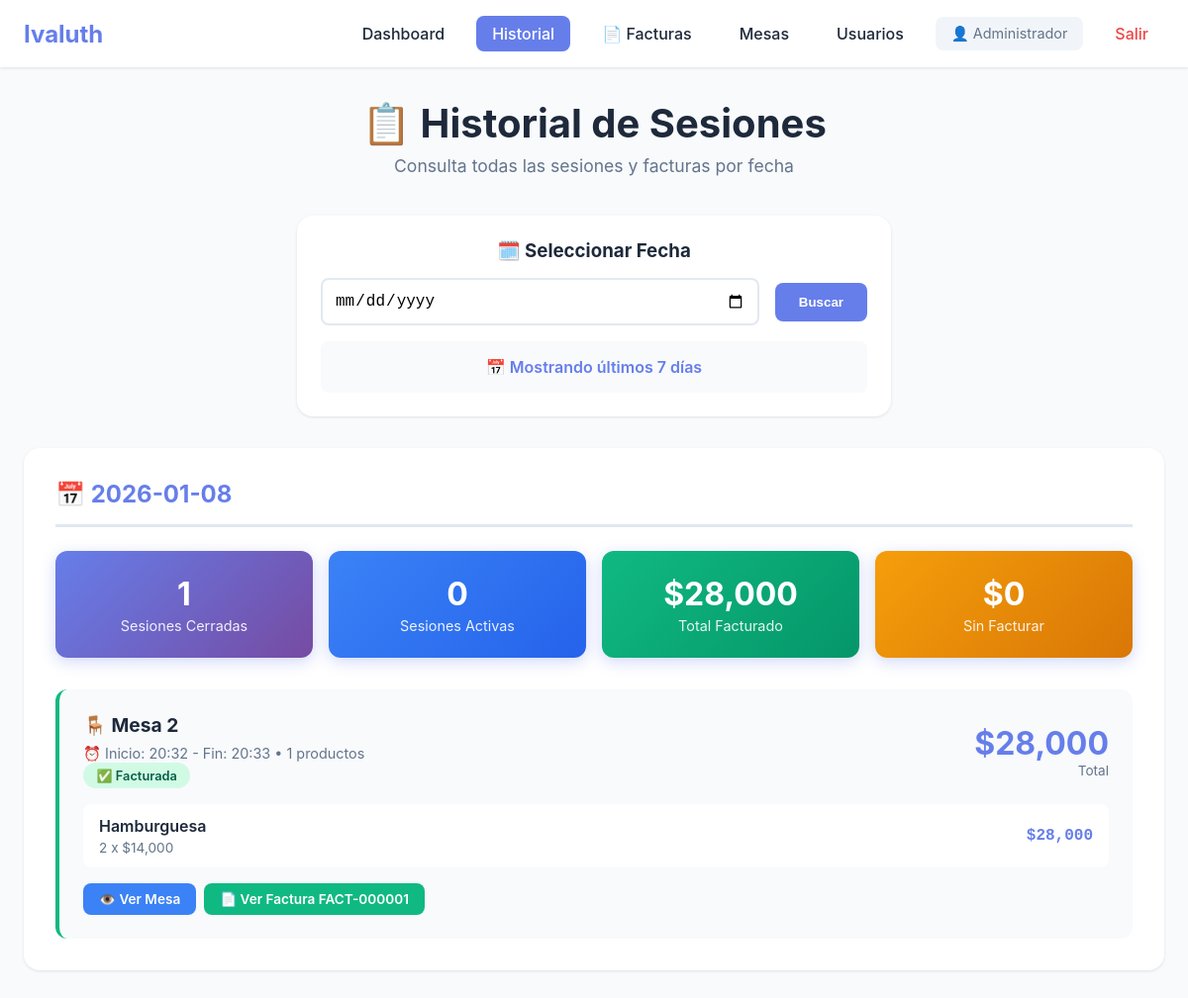
The page /historial (signed in) on the database its author committed.
### app.py (models this page shows, shortened)
class Usuario(UserMixin, db.Model):
    id = db.Column(db.Integer, primary_key=True)
    username = db.Column(db.String(80), unique=True, nullable=False)
    password_hash = db.Column(db.String(200), nullable=False)
    nombre = db.Column(db.String(100), nullable=False)
    rol = db.Column(db.String(20), default='mesero')  # mesero, cocina, admin

class Sesion(db.Model):
    id = db.Column(db.Integer, primary_key=True)
    mesa_id = db.Column(db.Integer, db.ForeignKey('mesa.id'), nullable=False)
    fecha_inicio = db.Column(db.DateTime, default=datetime.now)
    fecha_fin = db.Column(db.DateTime, nullable=True)
    total = db.Column(db.Float, default=0)  # NUEVO CAMPO para guardar el total
    activa = db.Column(db.Boolean, default=True)
    mesa = db.relationship('Mesa', backref='sesiones')
    pedidos = db.relationship('Pedido', backref='sesion', lazy='select')

class Mesa(db.Model):
    id = db.Column(db.Integer, primary_key=True)
    numero = db.Column(db.Integer, nullable=False, unique=True)
    capacidad = db.Column(db.Integer, default=4)
    activa = db.Column(db.Boolean, default=True)

class Pedido(db.Model):
    id = db.Column(db.Integer, primary_key=True)
    fecha = db.Column(db.DateTime, default=datetime.now)
    mesa_id = db.Column(db.Integer, db.ForeignKey('mesa.id'), nullable=False)
    sesion_id = db.Column(db.Integer, db.ForeignKey('sesion.id'), nullable=True)
    mesero_id = db.Column(db.Integer, db.ForeignKey('usuario.id'), nullable=False)
    producto = db.Column(db.String(200), nullable=False)
    cantidad = db.Column(db.Integer, default=1)
    precio_unitario = db.Column(db.Float, default=0)  # NUEVO CAMPO
    notas = db.Column(db.Text)
    estado = db.Column(db.String(20), default='pendiente')  # pendiente, preparando, listo, entregado
    pagado = db.Column(db.Boolean, default=False)
    estado_actualizado = db.Column(db.DateTime, default=datetime.now)
    mesa = db.relationship('Mesa', backref='pedidos')
    mesero = db.relationship('Usuario', backref='pedidos')

class Factura(db.Model):
    id = db.Column(db.Integer, primary_key=True)
    numero_consecutivo = db.Column(db.String(50), unique=True, nullable=False)
    sesion_id = db.Column(db.Integer, db.ForeignKey('sesion.id'), nullable=True)
    subtotal = db.Column(db.Float, default=0)
    iva = db.Column(db.Float, default=0)
    propina = db.Column(db.Float, default=0)
    total = db.Column(db.Float, default=0)
    metodo_pago = db.Column(db.String(50), default='efectivo')
    desglose_pago = db.Column(db.Text)
    cliente_nombre = db.Column(db.String(200))
    cliente_documento = db.Column(db.String(50))
    notas = db.Column(db.Text)
    estado_pago = db.Column(db.String(20), default='pagada')  # pagada, pendiente, vencida
    fecha_vencimiento = db.Column(db.Date, nullable=True)  # Cuándo debe pagar el cliente
    fecha_pago_real = db.Column(db.DateTime, nullable=True)  # Cuándo pagó realmente
    saldo_pendiente = db.Column(db.Float, default=0)  # Si pagó parcialmente
    fecha_emision = db.Column(db.DateTime, default=datetime.now)
    sesion = db.relationship('Sesion', backref='facturas')

### app.py (the view, shortened to what this page needs)
@app.route("/historial")
@login_required
def historial():
    fecha_param = request.args.get('fecha')
    fecha_seleccionada = None
    sesiones_por_dia = {}
    totales_por_dia = {}
    if not fecha_param:
        sesiones = Sesion.query.order_by(Sesion.fecha_inicio.desc()).limit(100).all()
        for sesion in sesiones:
            fecha_str = sesion.fecha_inicio.strftime('%Y-%m-%d')
            if fecha_str not in sesiones_por_dia:
                sesiones_por_dia[fecha_str] = []
            sesiones_por_dia[fecha_str].append(sesion)
        sesiones_por_dia = dict(list(sesiones_por_dia.items())[:7])
        for fecha_str, sesiones_dia in sesiones_por_dia.items():
            total_general = sum(s.total or 0 for s in sesiones_dia if not s.activa)
            total_facturado = sum(s.total or 0 for s in sesiones_dia if not s.activa and s.facturas)
            total_sin_facturar = sum(s.total or 0 for s in sesiones_dia if not s.activa and not s.facturas)
            sesiones_activas = sum(1 for s in sesiones_dia if s.activa)
            sesiones_cerradas = sum(1 for s in sesiones_dia if not s.activa)
            totales_por_dia[fecha_str] = {
                'total_general': total_general,
                'total_facturado': total_facturado,
                'total_sin_facturar': total_sin_facturar,
                'sesiones_activas': sesiones_activas,
                'sesiones_cerradas': sesiones_cerradas
            }
    return render_template("historial.html",
                         sesiones_por_dia=sesiones_por_dia,
                         totales_por_dia=totales_por_dia,
                         fecha_seleccionada=fecha_seleccionada,
                         now=datetime.now())

### app.py (called while the page is built)
@login_manager.user_loader
def load_user(user_id):
    return Usuario.query.get(int(user_id))

### templates/historial.html (shortened to what this page needs)
<!DOCTYPE html>
<html lang="es">
<head>
</head>
<body>
    <nav class="navbar">
        <div class="nav-container">
            <div class="nav-brand">Ivaluth</div>
            <div class="nav-menu">
                <a href="{{ url_for('dashboard') }}" class="nav-link">Dashboard</a>
                <a href="{{ url_for('historial') }}" class="nav-link active">Historial</a>
                <a href="{{ url_for('lista_facturas') }}" class="nav-link">📄 Facturas</a>
                {% if current_user.rol == 'admin' %}
                <a href="{{ url_for('administrar_mesas') }}" class="nav-link">Mesas</a>
                <a href="{{ url_for('administrar_usuarios') }}" class="nav-link">Usuarios</a>
                {% endif %}
                <span class="nav-user">👤 {{ current_user.nombre }}</span>
                <a href="{{ url_for('logout') }}" class="nav-link nav-logout">Salir</a>
            </div>
        </div>
    </nav>
    <div class="container">
        <div class="page-header">
            <h1>📋 Historial de Sesiones</h1>
            <p class="subtitle">Consulta todas las sesiones y facturas por fecha</p>
        </div>
        <div class="fecha-navegacion">
            <h3>🗓️ Seleccionar Fecha</h3>
            <form method="GET" class="fecha-controls">
                <input type="date" name="fecha" id="fecha"
                       value="{{ fecha_seleccionada.strftime('%Y-%m-%d') if fecha_seleccionada else '' }}"
                       max="{{ now.strftime('%Y-%m-%d') }}">
                <button type="submit">Buscar</button>
            </form>
            {% if fecha_seleccionada %}
            <div class="fecha-actual">
                📅 Mostrando: {{ fecha_seleccionada.strftime('%d/%m/%Y') }}
                <a href="{{ url_for('historial') }}" style="margin-left: 1rem; color: #667eea; text-decoration: none;">Ver todos</a>
            </div>
            {% else %}
            <div class="fecha-actual">
                📅 Mostrando últimos 7 días
            </div>
            {% endif %}
        </div>
        {% if sesiones_por_dia %}
        {% for fecha, sesiones in sesiones_por_dia.items() %}
        <div class="historial-dia">
            <h2 class="dia-header">📅 {{ fecha }}</h2>
            <div class="historial-stats">
                <div class="stat-card">
                    <span class="stat-value">{{ totales_por_dia[fecha].sesiones_cerradas }}</span>
                    <span class="stat-label">Sesiones Cerradas</span>
                </div>
                <div class="stat-card blue">
                    <span class="stat-value">{{ totales_por_dia[fecha].sesiones_activas }}</span>
                    <span class="stat-label">Sesiones Activas</span>
                </div>
                <div class="stat-card green">
                    <span class="stat-value">${{ '{:,.0f}'.format(totales_por_dia[fecha].total_facturado) }}</span>
                    <span class="stat-label">Total Facturado</span>
                </div>
                <div class="stat-card orange">
                    <span class="stat-value">${{ '{:,.0f}'.format(totales_por_dia[fecha].total_sin_facturar) }}</span>
                    <span class="stat-label">Sin Facturar</span>
                </div>
            </div>
            <div class="sesiones-grid">
                {% for sesion in sesiones %}
                <div class="sesion-card {% if sesion.activa %}activa{% elif sesion.facturas %}facturada{% endif %}">
                    <div class="sesion-header">
                        <div class="sesion-info">
                            <h3>🪑 Mesa {{ sesion.mesa.numero }}</h3>
                            <div class="sesion-meta">
                                ⏰ Inicio: {{ sesion.fecha_inicio.strftime('%H:%M') }}
                                {% if not sesion.activa and sesion.fecha_fin %}
                                - Fin: {{ sesion.fecha_fin.strftime('%H:%M') }}
                                {% endif %}
                                • {{ sesion.pedidos|length }} productos
                            </div>
                            {% if sesion.activa %}
                            <span class="badge badge-warning">🔴 Activa</span>
                            {% elif sesion.facturas %}
                            <span class="badge badge-success">✅ Facturada</span>
                            {% else %}
                            <span class="badge badge-info">⏸️ Cerrada sin facturar</span>
                            {% endif %}
                        </div>
                        <div class="sesion-total">
                            <div class="monto">${{ '{:,.0f}'.format(sesion.total or 0) }}</div>
                            <div class="label">Total</div>
                        </div>
                    </div>
                    {% if sesion.pedidos %}
                    <div class="pedidos-list">
                        {% for pedido in sesion.pedidos %}
                        <div class="pedido-item">
                            <div>
                                <div class="pedido-nombre">{{ pedido.producto }}</div>
                                <div class="pedido-detalle">
                                    {{ pedido.cantidad }} x ${{ '{:,.0f}'.format(pedido.precio_unitario) }}
                                </div>
                            </div>
                            <div class="pedido-precio">${{ '{:,.0f}'.format(pedido.cantidad * pedido.precio_unitario) }}</div>
                        </div>
                        {% endfor %}
                    </div>
                    {% endif %}
                    <div class="sesion-acciones">
                        <a href="{{ url_for('ver_mesa', mesa_id=sesion.mesa_id) }}" class="btn btn-primary">👁️ Ver Mesa</a>
                        {% if sesion.facturas %}
                            {% for factura in sesion.facturas %}
                            <a href="{{ url_for('ver_factura', factura_id=factura.id) }}" class="btn btn-success">
                                📄 Ver Factura {{ factura.numero_consecutivo }}
                            </a>
                            {% endfor %}
                        {% elif not sesion.activa %}
                            <a href="{{ url_for('facturar_sesion', sesion_id=sesion.id) }}" class="btn btn-warning">💳 Facturar</a>
                        {% endif %}
                    </div>
                </div>
                {% endfor %}
            </div>
        </div>
        {% endfor %}
        {% else %}
        <div class="empty-state">
            <div class="empty-icon">📭</div>
            <h2>No hay sesiones registradas</h2>
            <p>Las sesiones aparecerán aquí una vez que se creen</p>
        </div>
        {% endif %}
    </div>
</body>
</html>

### rows shown on the page
Usuario: nombre "Administrador"
Sesion: fecha "2026-01-08", id "1", activa "0", totales_por_dia "28,000", mesa.numero "2", fecha_inicio "20:32", fecha_fin "20:33", pedidos|length "1", shows "✅ Facturada", total "28,000"
Pedido: producto "Hamburguesa", cantidad "2", precio_unitario "14,000", pedido.cantidad*pedido.precio_unitario "28,000"
Factura: numero_consecutivo "FACT-000001"
